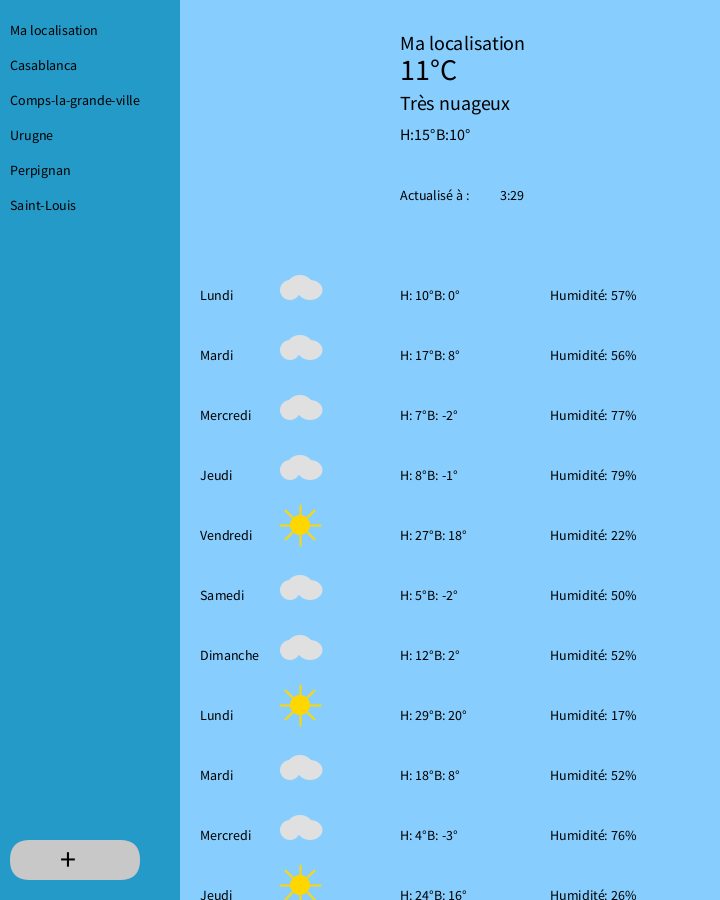
Frame 1 (no input)
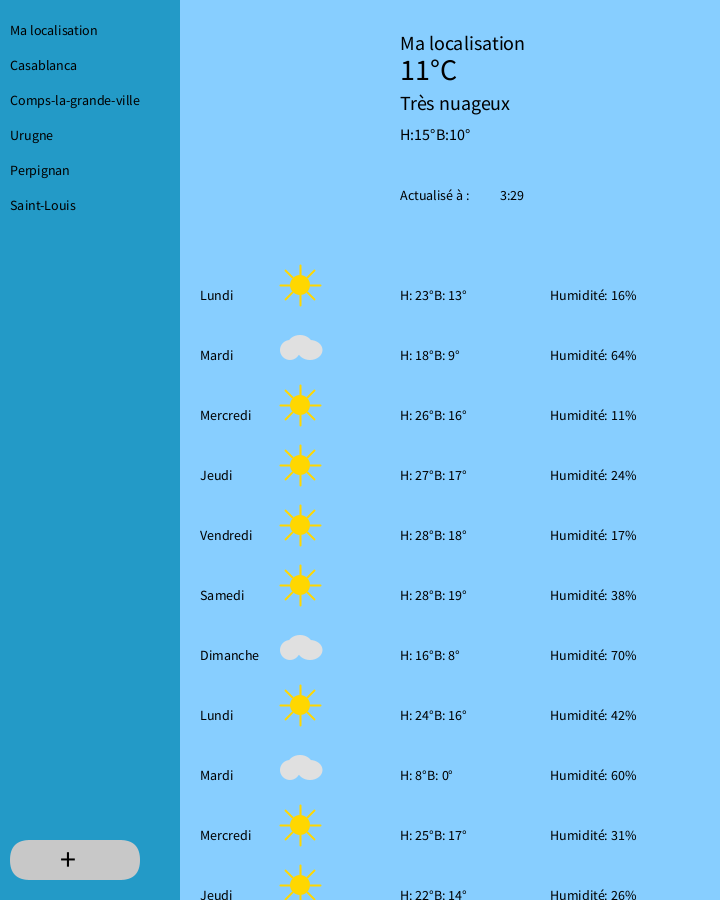
Frame 2 (the mouse pressed at the canvas centre, redrawn once)

The Processing sketch that drew these frames (run headless with seeded random() and noise(); the mouse was pressed at the canvas centre and the sketch redrawn once):

// Processing sketch: meteo
// ── meteo.pde
String[] meteoStatus = {"Très nuageux", "Ensoleillé", "Très ensoleillé"};
class Ville {
  String nom;
  int tempMin;
  int tempMax;
  String status;
  int temperature;
  
  Ville(String nom, int tempMin, int tempMax) {
    this.nom = nom;
    this.tempMin = tempMin;
    this.tempMax = tempMax;
    this.status = determineStatus(); // Utilisez les températures min et max pour déterminer le statut
    this.temperature = getRandomNumber(tempMin, tempMax);
  }

  // Détermine le statut météorologique en fonction des températures min et max
  String determineStatus() {
    if (this.tempMax > 25) {
      return "Très ensoleillé";
    } else if (this.tempMax > 15) {
      return "Ensoleillé";
    } else {
      return "Très nuageux";
    }
  }
}
String semaine[] = {"Lundi","Mardi","Mercredi","Jeudi","Vendredi","Samedi","Dimanche","Lundi","Mardi","Mercredi","Jeudi","Vendredi","Samedi","Dimanche"};
// Liste des villes avec leurs données météo
Ville[] villes = {
  new Ville("Ma localisation", 10, 15),
  new Ville("Casablanca", 8, 18),
  new Ville("Comps-la-grande-ville", 8, 11),
  new Ville("Urugne", 7, 13),
  new Ville("Perpignan", 11, 16),
  new Ville("Saint-Louis", 20, 30)
};

Ville villeSelectionnee = villes[0];

void setup() {
  size(720, 900); // Taille basée sur la dimension de l'image

}

void draw() {
  drawSidebar();
  drawWeatherPanel();
  noLoop(); // Arrête la boucle draw après la première itération
}

void drawSidebar() {
// Couleur de fond bleu clair pour un ciel ensoleillé
  fill(35, 154, 199); 
  noStroke();
  rect(0, 0, 200, height); // Dessine la barre latérale
  
  // Ajouter des éléments de la liste de villes
  fill(0); // Texte noir
  textSize(14);
    for(int i =0; i < villes.length; i++){
        text(villes[i].nom, 10, (i+1)*35);
    }
  
  
  // Bouton pour ajouter une ville
  fill(200); // Couleur du bouton
  rect(10, height - 60, 130, 40, 20); // Dessine le bouton avec des coins arrondis
  fill(0); // Texte noir pour le "+"
  textSize(32);
  text("+", (130/2)-5, height - 30); // Positionne le "+"
}

void drawWeatherPanel() {
  
  // Panneau d'affichage météo
  fill(135, 206, 255); 
  rect(180, 0, width - 160, height); // Dessine le panneau d'affichage
  
  // Informations météo pour la ville sélectionnée
  fill(0); // Texte noir
  textSize(20);
  text(villeSelectionnee.nom, 400, 50);
  textSize(30);
  text(villeSelectionnee.temperature+"°C", 400, 80);
  textSize(20);
  text(villeSelectionnee.status, 400, 110);
  textSize(16);
  text("H:"+villeSelectionnee.tempMax+"°"+ "B:"+villeSelectionnee.tempMin+"°", 400, 140);
 
  // Prévisions horaires (exemple statique)
  textSize(14);
  text("Actualisé à :", 400, 200);
  text(hour()+":"+ minute(), 500, 200);
  // Ajouter d'autres heures et températures
  
  // Prévisions pour les 10 prochains jours (exemple statique)
  textSize(14);
 
  for (int i = 0; i < semaine.length; i++) {
    int y = 300 + i * 60; // Position verticale de chaque entrée
     fill(0); // Texte noir pour les jours
    text(semaine[i], 200, y);
    if (getRandomNumber(0, 9) % 2 == 0) { // Condition pour alterner entre ensoleillé et nuageux
       goodDay(y);
    } else {
        badDay(y);
    }

  }
}

void drawSunIcon(float x, float y) {
  fill(255, 215, 0); // Couleur du soleil ajustée pour un jaune doré
  noStroke();
  ellipse(x, y, 20, 20); // Dessine le soleil
  stroke(255, 215, 0); // Rayons du soleil
  strokeWeight(2);
  for (int i = 0; i < 8; i++) { // Dessiner 8 rayons
    float angle = PI / 4 * i;
    float rayLength = 10; // Longueur des rayons
    line(x + cos(angle) * 10, y + sin(angle) * 10, x + cos(angle) * (10 + rayLength), y + sin(angle) * (10 + rayLength));
  }
}

void drawCloudIcon(float x, float y) {
  fill(224, 224, 224); // Couleur gris clair pour le nuage
  noStroke();
  ellipse(x, y, 25, 20); // Dessine un nuage
  ellipse(x + 10, y + 5, 25, 20);
  ellipse(x - 10, y + 5, 20, 20);
}

void badDay(int y){
      drawCloudIcon(300, y - 15);
      fill(0);
      int max = getRandomNumber(0,20);
      text("H: "+max+"°"+ "B: "+getRandomNumber(max-10, max-7)+"°", 400, y );
      text("Humidité: "+getRandomNumber(45,80)+"%", 550, y );
}

void goodDay(int y){
      drawSunIcon(300, y - 15);
      fill(0);
      int max = getRandomNumber(20,30);
      text("H: "+max+"°"+ "B: "+getRandomNumber(max-10, max-7)+"°", 400, y );
      text("Humidité: "+getRandomNumber(10,50)+"%", 550, y );
}

public int getRandomNumber(int min, int max) {
    return (int) ((Math.random() * (max - min)) + min);
}

void mousePressed() {
  System.out.println("x: " + mouseX + " y: " + mouseY);
  if (mouseX > 0 && mouseX < 200) { // Zone de la barre latérale
    int itemHeight = 35; // Hauteur d'un élément (nom de ville + espace)
    int tolerance = itemHeight/2; // Tolérance en pixels au-dessus et en dessous de chaque élément

    // Calcul de l'index en tenant compte de la tolérance
    int index = -1;
    for (int i = 0; i < villes.length; i++) {
      int itemTop = i * itemHeight - tolerance; // Début de l'élément avec tolérance
      int itemBottom = itemTop + itemHeight + tolerance * 2; // Fin de l'élément avec tolérance

      if (mouseY >= itemTop && mouseY <= itemBottom) {
        index = i;
        break; // Arrête la boucle une fois l'index trouvé
      }
    }

    System.out.println(index);

    if (index >= 0) {
      villeSelectionnee = villes[index];
      redraw();
    }
  }
}
